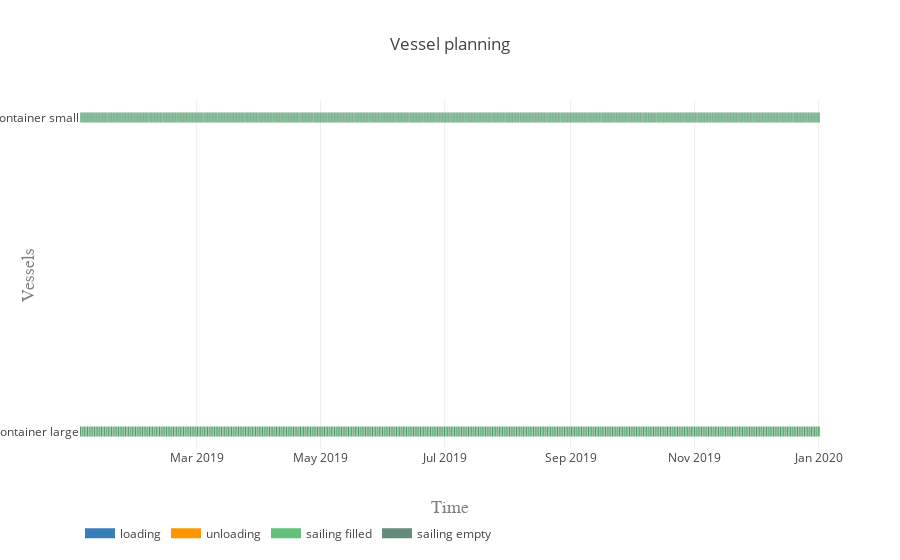

Here is the notebook cell this chart was saved with:
### Markdown cell above
#### Vessel planning

### Code cell
activities = ['loading', 'unloading', 'sailing filled', 'sailing empty']
colors = {0:'rgb(55,126,184)', 1:'rgb(255,150,0)', 2:'rgb(98, 192, 122)', 3:'rgb(98, 141, 122)'}

plot.vessel_planning(vessels, activities, colors)

### Figure 1 — Plotly figure (JSON) as saved in the notebook; plotly's stock layout.template omitted (floating-point values rounded to 4 significant figures; data arrays with more than 128 entries replaced by an {"elided": "..."} marker saying what was removed)
{"data": [{"connectgaps": false, "hoverinfo": "y+name", "line": {"color": "rgb(55,126,184)", "width": 10}, "mode": "lines", "name": "loading", "type": "scatter", "uid": "209b0bfc-6435-4a12-a3c2-e350ed086199", "x": {"elided": "7030 str values"}, "y": {"elided": "7030 str values"}}, {"connectgaps": false, "hoverinfo": "y+name", "line": {"color": "rgb(255,150,0)", "width": 10}, "mode": "lines", "name": "unloading", "type": "scatter", "uid": "4b46b665-c1e4-4b64-a100-d115d668fb4f", "x": {"elided": "7030 str values"}, "y": {"elided": "7030 str values"}}, {"connectgaps": false, "hoverinfo": "y+name", "line": {"color": "rgb(98, 192, 122)", "width": 10}, "mode": "lines", "name": "sailing filled", "type": "scatter", "uid": "1b60ad39-41ce-43fc-9b65-8144c32e5ccb", "x": {"elided": "3515 str values"}, "y": {"elided": "3515 str values"}}, {"connectgaps": false, "hoverinfo": "y+name", "line": {"color": "rgb(98, 141, 122)", "width": 10}, "mode": "lines", "name": "sailing empty", "type": "scatter", "uid": "b3c7774a-d891-4639-a1ef-147b5c0e522e", "x": {"elided": "3510 str values"}, "y": {"elided": "3510 str values"}}], "layout": {"hovermode": "closest", "legend": {"orientation": "h", "x": 0, "y": -0.2}, "title": "Vessel planning", "xaxis": {"range": ["2019-01-02 15:29:31.841053", "2020-01-01 16:04:41.473178"], "title": "Time", "titlefont": {"color": "#7f7f7f", "family": "Courier New, monospace", "size": 18}}, "yaxis": {"title": "Vessels", "titlefont": {"color": "#7f7f7f", "family": "Courier New, monospace", "size": 18}}}}
